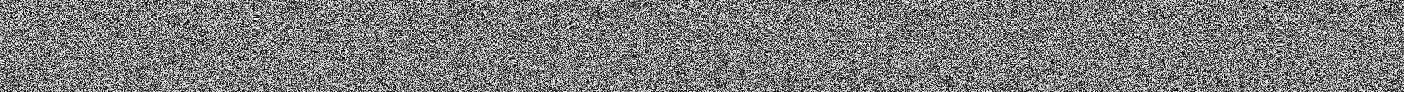
#> input picture ctf-scripts/asis-2014/flag.png, 1404 x 92 px
$ python color_crypto.py   (Python 2 division)
#> lines starting #> are read from the running program, lines starting #| are printed output that depends on the picture
#!/usr/bin/env python

import Image
import random


def get_color(x, y, r):
    n = (pow(x, 3) + pow(y, 3)) ^ r
    return (n ^ ((n >> 8) << 8 ))


flag_img = Image.open("flag.png")
#> flag_img is the input picture: PIL image 1404x92 L; min 0, max 255, mean 125.1
im = flag_img.load()
r = random.randint(1, pow(2, 256))
print flag_img.size
#| (1404, 92)
print r
enc_img = Image.new(flag_img.mode, flag_img.size)
#> enc_img: PIL image 1404x92 L; every value is 0
enpix = enc_img.load()
for x in range(flag_img.size[0]):
        for y in range(flag_img.size[1]):
            enpix[x, y] = 0
enc_img.save('test'+'.png')

def brute(r):
#> called with r = 0
    flag_img1 = Image.open("test.png")
    enpix1 = flag_img1.load()
    for x in range(flag_img.size[0]):
        for y in range(flag_img.size[1]):
            if im[x, y] >= 250:
                s = get_color(x, y, r)
                #if s>0: s=255
                enpix1[x, y] = s
                if enpix[x,y] == 0: enpix[x,y] = 255

            #print s

    flag_img1.save('enc'+str(r)+'.png')
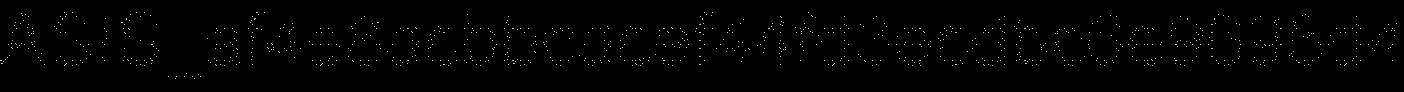
#> saved as enc0.png: PIL image 1404x92 L; min 0, max 199, mean 1.6

for i in xrange(256):
    brute(i)
    print i

enc_img.save('last'+'.png')
## ASIS_af4e8acbbcacef44fd3ecdbc6e9696de
## ASIS_af4e8acbbeacef44fd3ecdbe6e9696de
## ASIS_af4e8acbbcacef44fd3ecdbc6e9696d4
## ASIS_af4e8acbbcacef44fd3ecdbc6e9695de
